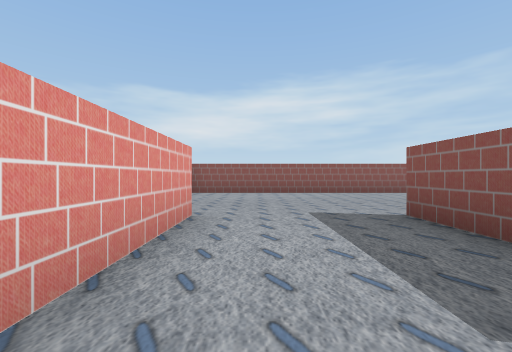
View 1 (above)

18 first-person views from a walk through a scene from a Unity 3-D project. The camera is 0.55 m above the floor, looks level and sees 90° across. The floor is counted in squares, 1 m on a side. Each view is taken from the middle of a square. On the plan, view 1 faces up. The plan holds only what a view shows up to about 9 squares ahead; the rest is blank. The player is left out. Some animated figures are not drawn.

View 2
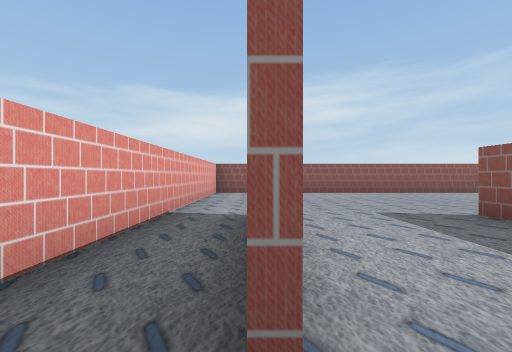

View 3
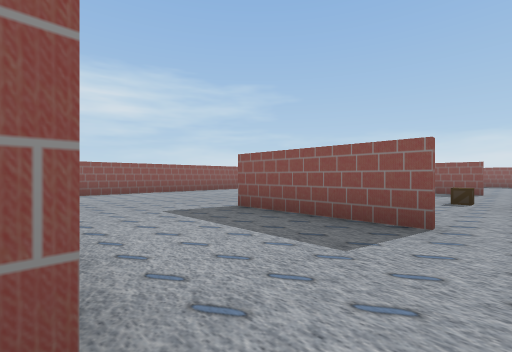

View 4
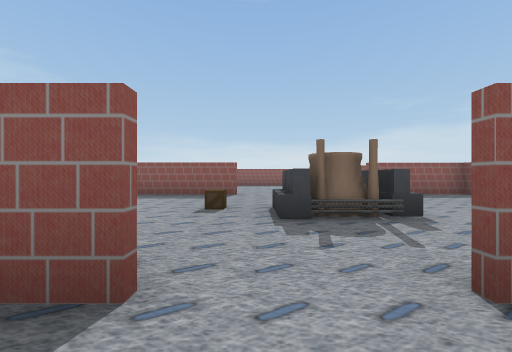

View 5
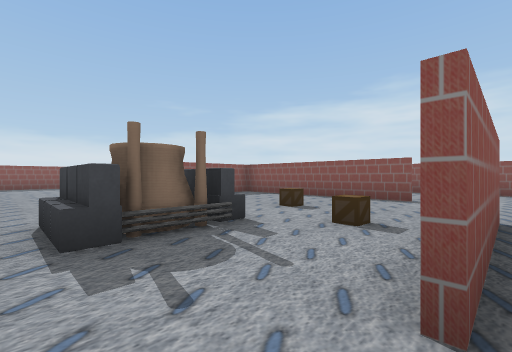

View 6
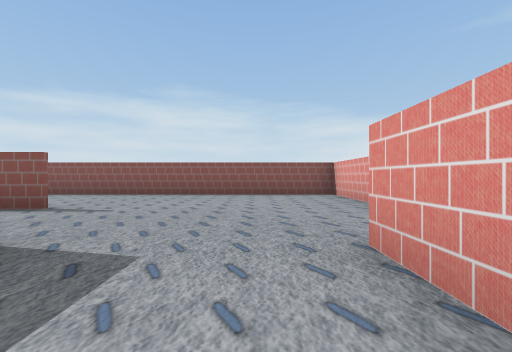

View 7
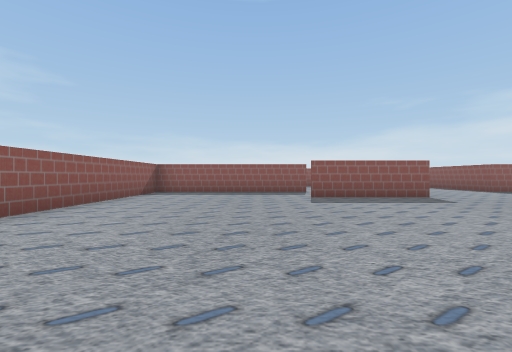

View 8
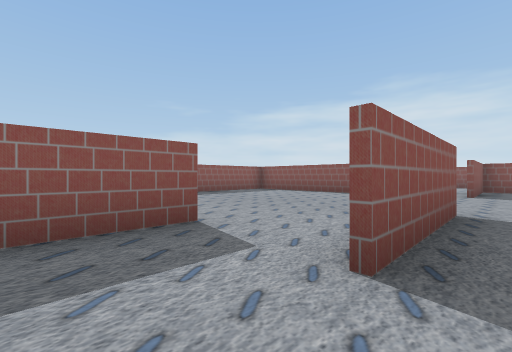

View 9
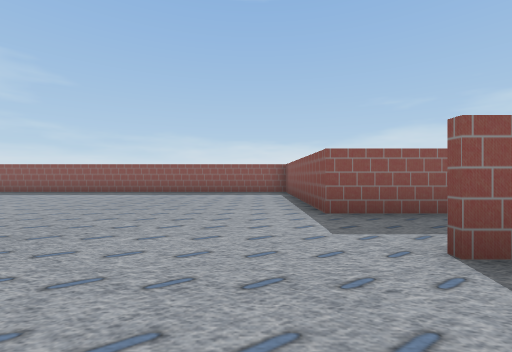

View 10
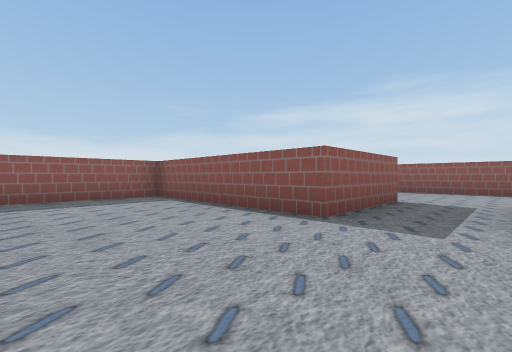

View 11
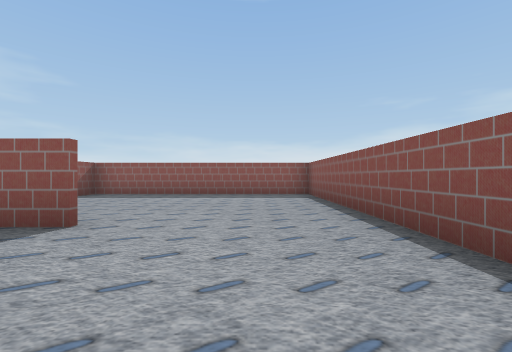

View 12
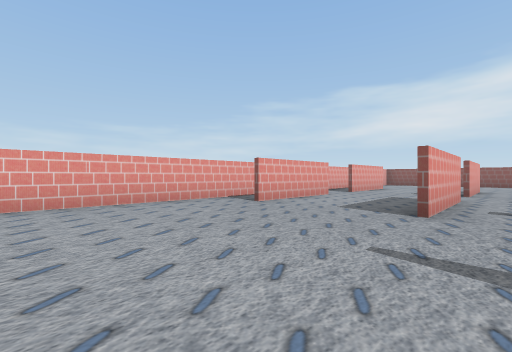

View 13
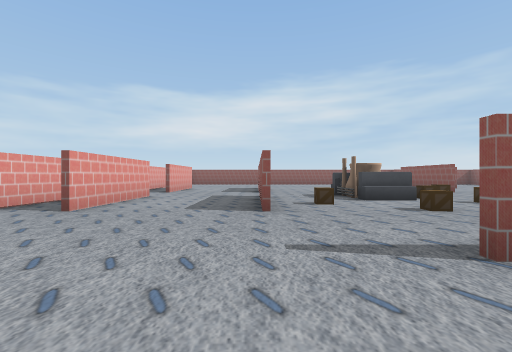

View 14
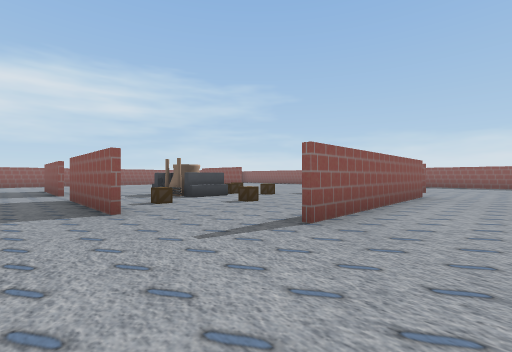

View 15
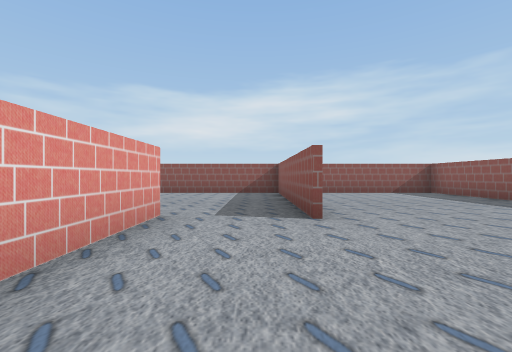

View 16
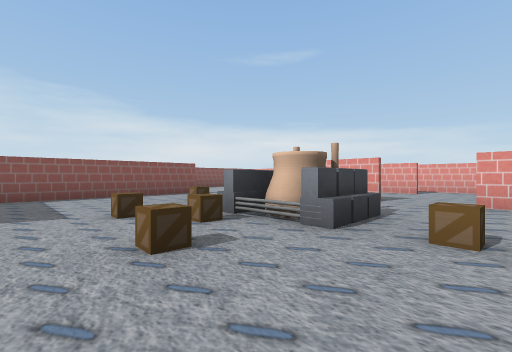

View 17
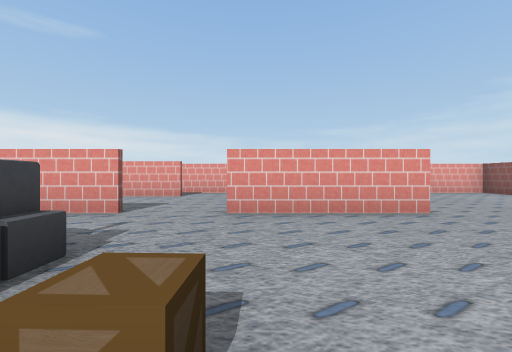

View 18
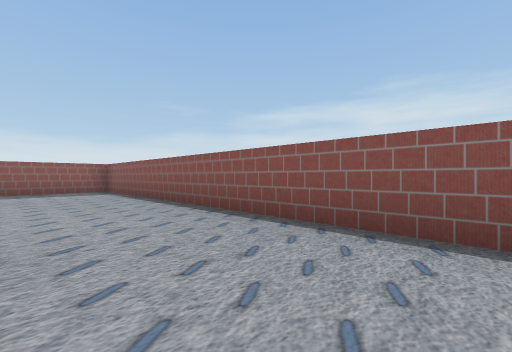

### Floor plan
Points are (right, up) in squares from view 1. A wall is a line through its corners. A room is listed if a view was taken in it or the views show most of it. See-through windows are left out.
Room 1 (views 1, 2, 3, 4, 5, 6, 7, 8, 9, 10, 11, 12, 13, 14, 15, 16, 17, 18)
walls: (8.5, 0.5) (8.5, 3.6); (8.7, 3.6) (8.7, 1.2); (10.7, 3.2) (10.7, 8.4) (-2.3, 8.4) (-2.3, -9.6) (15.7, -9.6) (15.7, 8.4) (12.1, 8.4); (2.2, -1) (2.2, -4); (2.1, 0.5) (2.1, 3.6); (10.7, -4) (10.7, -3) (15.8, -3); (2.2, 3.6) (2.2, 0.5); (2.1, -4) (2.1, -1); (8.9, -6.4) (3.5, -6.4); (3.5, -6.2) (8.5, -6.2) (8.5, -4.9); (-0.9, -1) (-0.9, -4.1); (-0.9, 3.6) (-0.9, 0.5); (15.8, -3.2) (14.9, -3.2)
low walls: (6.8, -0.8) (7.3, -0.8)
objects: other object (5, -2); other object (5, -1); other object (5, 0); other object (6, -2)

Where each view was taken, in squares from view 1:
view 1: 0 up, 0 right, facing up
view 2: 0 up, 1 left, facing up
view 3: 0 up, 1 left, facing up-right
view 4: 0 up, 1 right, facing right
view 5: 0 up, 2 right, facing down-right
view 6: 2 down, 0 right, facing down
view 7: 5 up, 2 right, facing right
view 8: 5 up, 8 right, facing down-right
view 9: 2 down, 7 right, facing right
view 10: 0 up, 9 right, facing down-right
view 11: 8 down, 8 right, facing right
view 12: 8 down, 3 right, facing up-left
view 13: 8 down, 2 right, facing up
view 14: 8 down, 1 right, facing up-right
view 15: 0 up, 10 right, facing up
view 16: 1 up, 8 right, facing down-left
view 17: 1 up, 6 right, facing left
view 18: 7 down, 6 right, facing down-right
